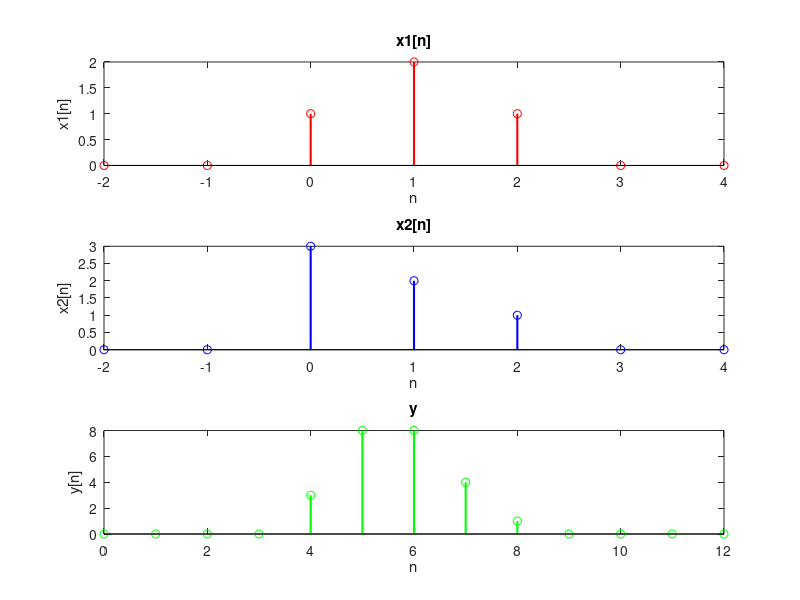

This chart was generated by the following MATLAB code:
n = -2:4;
% Creazione di x1 e x2
x1 = zeros(size(n));
x1(n == 0) = 1;
x1(n == 1) = 2;
x1(n == 2) = 1;
x2 = zeros(size(n));
x2(n == 0) = 3;
x2(n == 1) = 2;
x2(n == 2) = 1;
y = conv(x1,x2,'full');

% Rappresenta graficamente i segnali
subplot(3,1,1);
stem(n, x1, 'r', 'LineWidth', 1.5);
title('x1[n]');
xlabel('n');
ylabel('x1[n]');

subplot(3,1,2);
stem(n, x2, 'b', 'LineWidth', 1.5);
title('x2[n]');
xlabel('n');
ylabel('x2[n]');

subplot(3,1,3);
stem(0:length(y)-1, y, 'g', 'LineWidth', 1.5);
title('y');
xlabel('n');
ylabel('y[n]');

